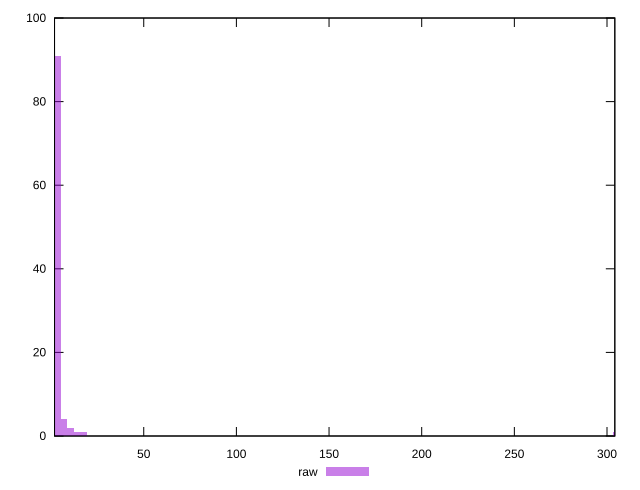

This chart was generated by the following gnuplot code:
reset

$raw <<EOF
305.0812613638393 1
3.506681165101601 91
7.013362330203202 4
17.533405825508005 1
10.520043495304805 2
14.026724660406405 1
EOF

set key outside below
set boxwidth 3.506681165101601
set xrange [1.8590000000000002:304.21900000000005]
set yrange [0:100]
set trange [0:100]
set style fill transparent solid 0.5 noborder
set terminal svg size 640, 490 enhanced background rgb 'white'
set output "report_00017_2021-02-10T15-08-03.406Z/server-response-time/samples/pages+cached+noadtech+nomedia+nocss/raw/histogram.svg"

plot $raw title "raw" with boxes

reset
